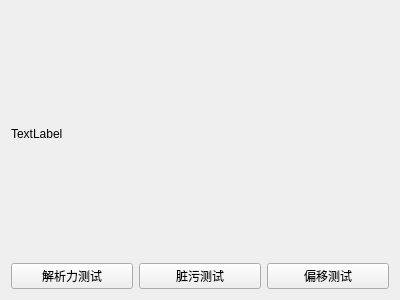
<?xml version="1.0" encoding="UTF-8"?>
<ui version="4.0">
 <class>ImageWindow</class>
 <widget class="QWidget" name="ImageWindow">
  <property name="geometry">
   <rect>
    <x>0</x>
    <y>0</y>
    <width>400</width>
    <height>300</height>
   </rect>
  </property>
  <property name="windowTitle">
   <string>Form</string>
  </property>
  <layout class="QVBoxLayout" name="verticalLayout">
   <item>
    <widget class="QLabel" name="imageLabel">
     <property name="text">
      <string>TextLabel</string>
     </property>
    </widget>
   </item>
   <item>
    <layout class="QHBoxLayout" name="horizontalLayout">
     <item>
      <widget class="QPushButton" name="ResolutionTestButton">
       <property name="text">
        <string>解析力测试</string>
       </property>
      </widget>
     </item>
     <item>
      <widget class="QPushButton" name="DirtyTestButton">
       <property name="text">
        <string>脏污测试</string>
       </property>
      </widget>
     </item>
     <item>
      <widget class="QPushButton" name="OffsetTest">
       <property name="text">
        <string>偏移测试</string>
       </property>
      </widget>
     </item>
    </layout>
   </item>
  </layout>
 </widget>
 <resources/>
 <connections/>
</ui>
